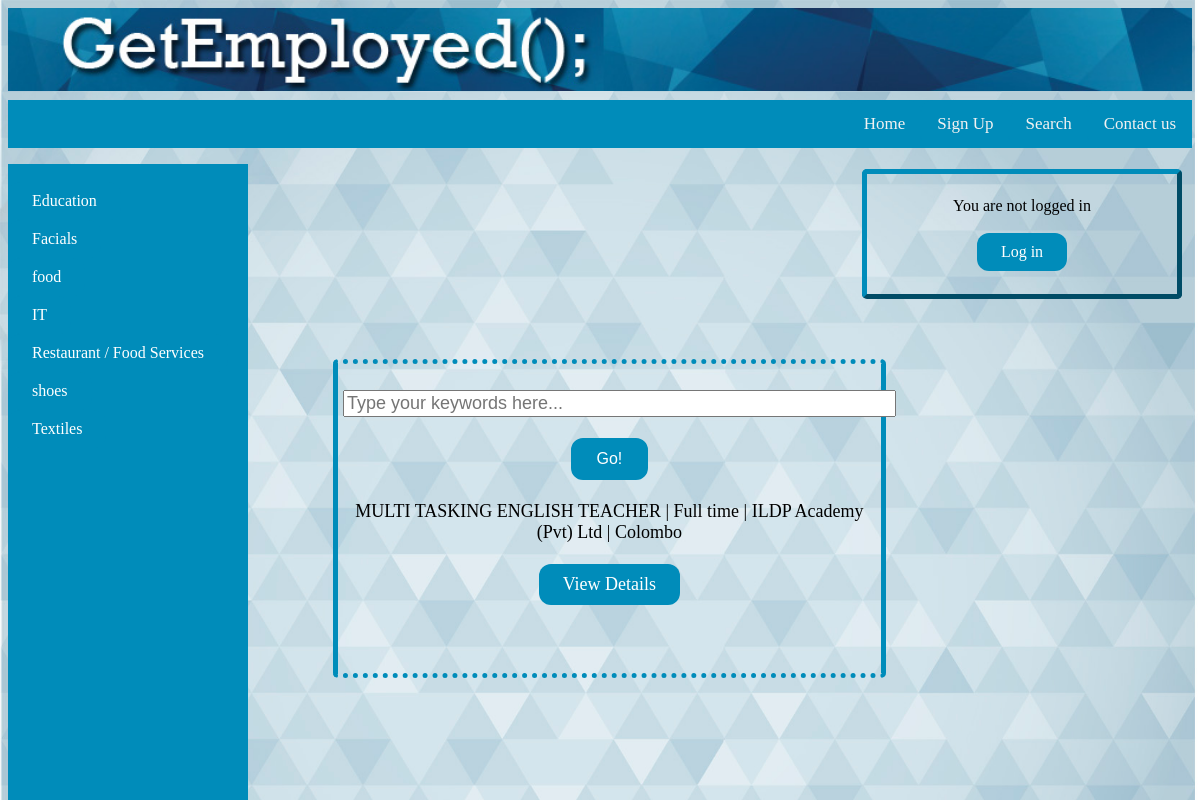
The page /pages/search.php?industry=Education on the database its author committed.
### tables this page shows
CREATE TABLE IF NOT EXISTS `jobs` (
  `Job_ID` int(10) NOT NULL,
  `Employer_ID` varchar(50) NOT NULL,
  `Company_Name` varchar(30) NOT NULL,
  `Company_Type` varchar(30) NOT NULL,
  `Industry` varchar(30) NOT NULL,
  `Job_Title` varchar(30) NOT NULL,
  `Contract_Type` varchar(15) NOT NULL,
  `City` varchar(30) NOT NULL,
  `Description` text NOT NULL,
  `Language_Skills` varchar(100) NOT NULL,
  `Professional_Skills` varchar(100) NOT NULL
);

### pages/search.php (the view, shortened to what this page needs)
<!DOCTYPE html>
<html lang="en">
<head>
    <link rel="stylesheet" type="text/css" href="../css/style.css">
</head>
<body>
	<img  src="../img/sitename.jpg" style="width:100%">
	<ul class="topnav" style="hover:
    background-color: #ffffff;
    color: #008CBA">
        <li><a href="contact.php">Contact us</a></li>
        <li><a href="search.php">Search</a></li>
        <li><a href="role.php">Sign Up</a></li>
        <li><a href="../index.php">Home</a></li>
    </ul>
    <div id='login'>
    <?php
	require_once('connection.php');
	if(isset($_SESSION['email'])) {
		$email = $_SESSION['email'];
		$sql = "SELECT first_name, last_name FROM employer WHERE email='$email'";
	    $result = $connection->query($sql);
	    if($result->num_rows < 1) {
	    	$sql = "SELECT first_name, last_name FROM jobseeker WHERE email='$email'";
	    	$result = $connection->query($sql);
	    }
	    $row = $result->fetch_assoc();
	    echo "Logged in as ";
	    foreach ($row as $key => $value) {
	    	echo "<b>" . $value . " </b>";
	    }
		echo "<br/><br/><form><input type='submit' name='logout' value='Logout' class='button'></form><br/>";
	    if (isset($_GET['logout'])){
	    	header('Location:../index.php?logout=true');
	    }
	} else {
		echo "<br><center>You are not logged in <br/><br/> <a href='../index.php'>Log in</a></center><br/>";
	}
?>
   </div>
 <ul class="left" >
    	<?php
    		$sql = "SELECT DISTINCT industry FROM jobs ORDER BY industry ASC";
	    	$result = $connection->query($sql);
	    	$row = $result->fetch_row();
	    	while($row != NULL){
			    foreach($row as $key => $value) {
			    	echo "</br><a href='search.php?industry=$value'>$value</a>";
			    }
			    $row = $result->fetch_row();
			}
		?>
</ul>
<div id='search'>
	<form name='search' method='get'></br/>
	<input type="text" name="keywords" placeholder="Type your keywords here..." size='50' style="font-size: 18px;"><br/><br/>
	<input type="submit" name="submit" class="button" value="Go!"><br/><br/>
	</form>
<?php
    	if(isset($_GET['industry'])){
    		$industry = $_GET['industry'];
    		$sql = "SELECT job_id, job_title, contract_type, company_name, city FROM jobs WHERE industry='$industry'";
    		$result = $connection->query($sql);
	    	$row = $result->fetch_row();
	    	while($row != NULL) {
			    foreach($row as $key => $value) {
			    	if ($key == 0) {
			    		$job_id = $value;
			    		continue;
			    	}
			    	if($key ==4) {
			    		echo $value . "<br/><br/>";
			    		echo "<a href='view.php?job_id=$job_id'>View Details</a><br/><br/><br/><br/>";
			    	} else {
			    		echo $value . " | ";
			    	}
			    }
		    	$row = $result->fetch_row();
		    }
    	}
    ?>
</div>
</body>
</html>

### css/style.css (style rules this page uses)
body { background-image: url("../img/back.jpg"); border-collapse: collapse; border-spacing: 0; background-repeat: no-repeat; background-size: cover; }
#search { float:right; width:400px; margin-right:25px; padding:5px; text-align: center; border-width: 5px; border-color: #008CBA; border-radius: 5px; border-top-style: dotted; border-right-style: solid; border-bottom-style: dotted; border-left-style: solid; }
#login { float:right; width:300px; margin:auto; padding:5px; border-style: outset; border-width: 5px; border-color: #008CBA; border-radius: 5px; text-align:center; }
.button { background-color: #008CBA; border: 2px solid #008CBA; color: white; padding: 10px 24px; text-align: center; text-decoration: none; display: inline-block; font-size: 16px; border-radius: 12px; }
ul.topnav { list-style-type: none; margin-top: 5px; padding: 0; overflow: hidden; background-color: #008CBA; }
ul.topnav li { float: right; }
ul.topnav li a { display: inline-block; color: #f2f2f2; text-align: center; padding: 14px 16px; text-decoration: none; font-size: 17px; }
ul.left { list-style-type: none; margin: 0; padding: 0; width: 20%; background-color: #008CBA; position: fixed; height: 100%; overflow: auto; }
li a { display: block; color: #000; padding: 8px 0 8px 16px; text-decoration: none; }
a:link, a:visited { background-color: #008CBA; color: white; padding: 10px 24px; text-align: center; text-decoration: none; display: inline-block; border-radius: 12px; }

### pages/search.php (style rules this page uses)
#login { float:right; width:300px; margin:5px 10px 50px 0px; padding:5px; }
#search { float:left; width: 45%; margin:10px 0px 0px 325px; text-align:center; font-size: 18px; }

### rows shown on the page
jobs: Job_Title "MULTI TASKING ENGLISH TEACHER", Contract_Type "Full time", Company_Name "ILDP Academy (Pvt) Ltd", City "Colombo"

### other values the page prints
$value "Education"
$value "Facials"
$value "food"
$value "IT"
$value "Restaurant / Food Services"
$value "shoes"
$value "Textiles"
